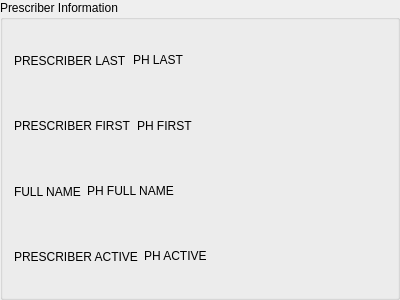
<?xml version="1.0" encoding="UTF-8"?>
<ui version="4.0">
 <class>PrescriberGroupBox</class>
 <widget class="QGroupBox" name="PrescriberGroupBox">
  <property name="geometry">
   <rect>
    <x>0</x>
    <y>0</y>
    <width>400</width>
    <height>300</height>
   </rect>
  </property>
  <property name="title">
   <string notr="true">Prescriber Information</string>
  </property>
  <layout class="QVBoxLayout" name="verticalLayout">
   <item>
    <layout class="QHBoxLayout" name="horizontalLayout">
     <item>
      <widget class="QLabel" name="lastTitle">
       <property name="toolTip">
        <string comment="PRESCRIBER LAST DISPLAY TOOLTIP">PRESCRIBER LAST</string>
       </property>
       <property name="text">
        <string comment="PRESCRIBER LAST DISPLAY LABEL">PRESCRIBER LAST</string>
       </property>
      </widget>
     </item>
     <item>
      <widget class="QLabel" name="lastLabel">
       <property name="toolTip">
        <string comment="PRESCRIBER LAST DISPLAY TOOLTIP">PRESCRIBER LAST</string>
       </property>
       <property name="text">
        <string notr="true">PH LAST</string>
       </property>
       <property name="textInteractionFlags">
        <set>Qt::LinksAccessibleByMouse|Qt::TextSelectableByMouse</set>
       </property>
      </widget>
     </item>
     <item>
      <spacer name="horizontalSpacer">
       <property name="orientation">
        <enum>Qt::Horizontal</enum>
       </property>
       <property name="sizeHint" stdset="0">
        <size>
         <width>40</width>
         <height>20</height>
        </size>
       </property>
      </spacer>
     </item>
    </layout>
   </item>
   <item>
    <layout class="QHBoxLayout" name="horizontalLayout_2">
     <item>
      <widget class="QLabel" name="firstTitle">
       <property name="toolTip">
        <string comment="PRESCRIBER FIRST DISPLAY TOOLTIP">PRESCRIBER FIRST</string>
       </property>
       <property name="text">
        <string comment="PRESCRIBER FIRST DISPLAY LABEL">PRESCRIBER FIRST</string>
       </property>
      </widget>
     </item>
     <item>
      <widget class="QLabel" name="firstLabel">
       <property name="toolTip">
        <string comment="PRESCRIBER FIRST DISPLAY TOOLTIP">PRESCRIBER FIRST</string>
       </property>
       <property name="text">
        <string notr="true">PH FIRST</string>
       </property>
       <property name="textInteractionFlags">
        <set>Qt::LinksAccessibleByMouse|Qt::TextSelectableByMouse</set>
       </property>
      </widget>
     </item>
     <item>
      <spacer name="horizontalSpacer_2">
       <property name="orientation">
        <enum>Qt::Horizontal</enum>
       </property>
       <property name="sizeHint" stdset="0">
        <size>
         <width>40</width>
         <height>20</height>
        </size>
       </property>
      </spacer>
     </item>
    </layout>
   </item>
   <item>
    <layout class="QHBoxLayout" name="horizontalLayout_3">
     <item>
      <widget class="QLabel" name="fullTitle">
       <property name="toolTip">
        <string comment="FULL NAME DISPLAY TOOLTIP">FULL NAME</string>
       </property>
       <property name="text">
        <string comment="FULL NAME DISPLAY LABEL">FULL NAME</string>
       </property>
      </widget>
     </item>
     <item>
      <widget class="QLabel" name="fullLabel">
       <property name="toolTip">
        <string comment="FULL NAME DISPLAY TOOLTIP">FULL NAME</string>
       </property>
       <property name="text">
        <string notr="true">PH FULL NAME</string>
       </property>
       <property name="textInteractionFlags">
        <set>Qt::LinksAccessibleByMouse|Qt::TextSelectableByMouse</set>
       </property>
      </widget>
     </item>
     <item>
      <spacer name="horizontalSpacer_3">
       <property name="orientation">
        <enum>Qt::Horizontal</enum>
       </property>
       <property name="sizeHint" stdset="0">
        <size>
         <width>40</width>
         <height>20</height>
        </size>
       </property>
      </spacer>
     </item>
    </layout>
   </item>
   <item>
    <layout class="QHBoxLayout" name="horizontalLayout_4">
     <item>
      <widget class="QLabel" name="activeTitle">
       <property name="toolTip">
        <string comment="PRESCRIBER ACTIVE DISPLAY TOOLTIP">PRESCRIBER ACTIVE</string>
       </property>
       <property name="text">
        <string comment="PRESCRIBER ACTIVE DISPLAY LABEL">PRESCRIBER ACTIVE</string>
       </property>
      </widget>
     </item>
     <item>
      <widget class="QLabel" name="activeLabel">
       <property name="toolTip">
        <string comment="PRESCRIBER ACTIVE DISPLAY TOOLTIP">PRESCRIBER ACTIVE</string>
       </property>
       <property name="text">
        <string notr="true">PH ACTIVE</string>
       </property>
       <property name="textInteractionFlags">
        <set>Qt::LinksAccessibleByMouse|Qt::TextSelectableByMouse</set>
       </property>
      </widget>
     </item>
     <item>
      <spacer name="horizontalSpacer_4">
       <property name="orientation">
        <enum>Qt::Horizontal</enum>
       </property>
       <property name="sizeHint" stdset="0">
        <size>
         <width>40</width>
         <height>20</height>
        </size>
       </property>
      </spacer>
     </item>
    </layout>
   </item>
  </layout>
 </widget>
 <resources/>
 <connections/>
</ui>
